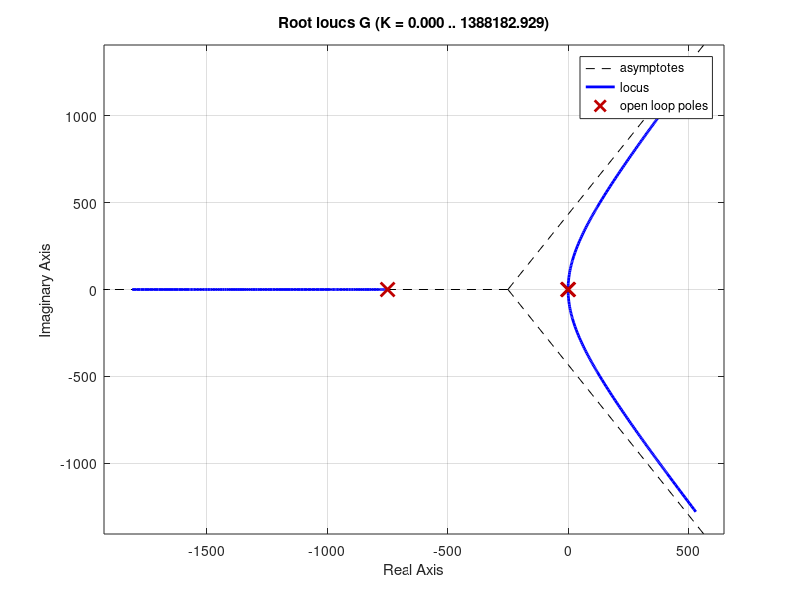

Source code (MATLAB): (Note: this script raises an error after producing the figure.)
% DC Motor Parameters
Kt = 0.05;      % Motor torque constant (N*m/A)
L  = 0.002;     % Armature inductance (H)
R  = 1.5;       % Armature resistance (Ohms)

% Gimbal Mechanical Parameters
J  = 0.01;      % Moment of inertia (kg*m^2)
B  = 0.02;      % Viscous damping coefficient (N*m*s/rad)

% PID Controller Gains (starting values for tuning)
% Kp = 15;
% Ki = 5;
% Kd = 1.2;

G = tf(Kt, conv([L R], [J B 0]));

figure
rlocus(G)
grid on

disp('Open-loop poles:')
disp(pole(G))

Mp = 10; %max overshoot allowed (selected by us)

zeta_min = sqrt(log(100/Mp)^2 / (pi^2 + log(100/Mp)^2)); %assuming as 2nd order since third pole (-750) lies far. dies out quick.

% setting characteristic equation equal to zero and solving we get s^2 + (B/J)s + KpKt/RJ
Kp_max = R*B^2 / (4*J*Kt*zeta_min^2);

fprintf('Minimum damping ratio: %.4f\n', zeta_min);
fprintf('Approximate gain range: 0 < Kp < %.4f\n', Kp_max);

% Test a gain within the range using the full third-order plant
Kp_test = 0.8;
T = feedback(Kp_test*G, 1);

disp('Closed-loop poles:')
disp(pole(T))

info = stepinfo(T);
fprintf('Full-model overshoot: %.2f%%\n', info.Overshoot);
fprintf('Settling time: %.2f s\n', info.SettlingTime);

figure
step(T)
grid on

motor = tf(Kt, [L R]);
gimbal = tf(1, [J B 0]);

% now, if we add integral control to improve steady state response, we get
% the characteristic equation as: Js^3 + Bs^2 + (Kt*Kp / R)s + (Kt*Ki / R) = 0

t = 0:0.01:60;  % defining of time points to check system response at
Td = 0.1;
Kp = Kp_test;                   % Use the P gain selected above
Ki_values = [0 0.05 0.1 0.2 0.4 0.6 0.8 1.0];

figure
hold on

for Ki = Ki_values
    C = tf([Kp Ki], [1 0]);

    T_dist = gimbal / (1 + C*motor*gimbal);

    step(Td*T_dist, t)
end

title('Disturbance response for different Ki values')
xlabel('Time (s)')
ylabel('Angle deviation (rad)')
legend('P only', 'Ki = 0.05', 'Ki = 0.1','Ki = 0.2', 'Ki = 0.4', 'Ki = 0.6', 'Ki = 0.8', 'Ki = 1.0')
hold off
